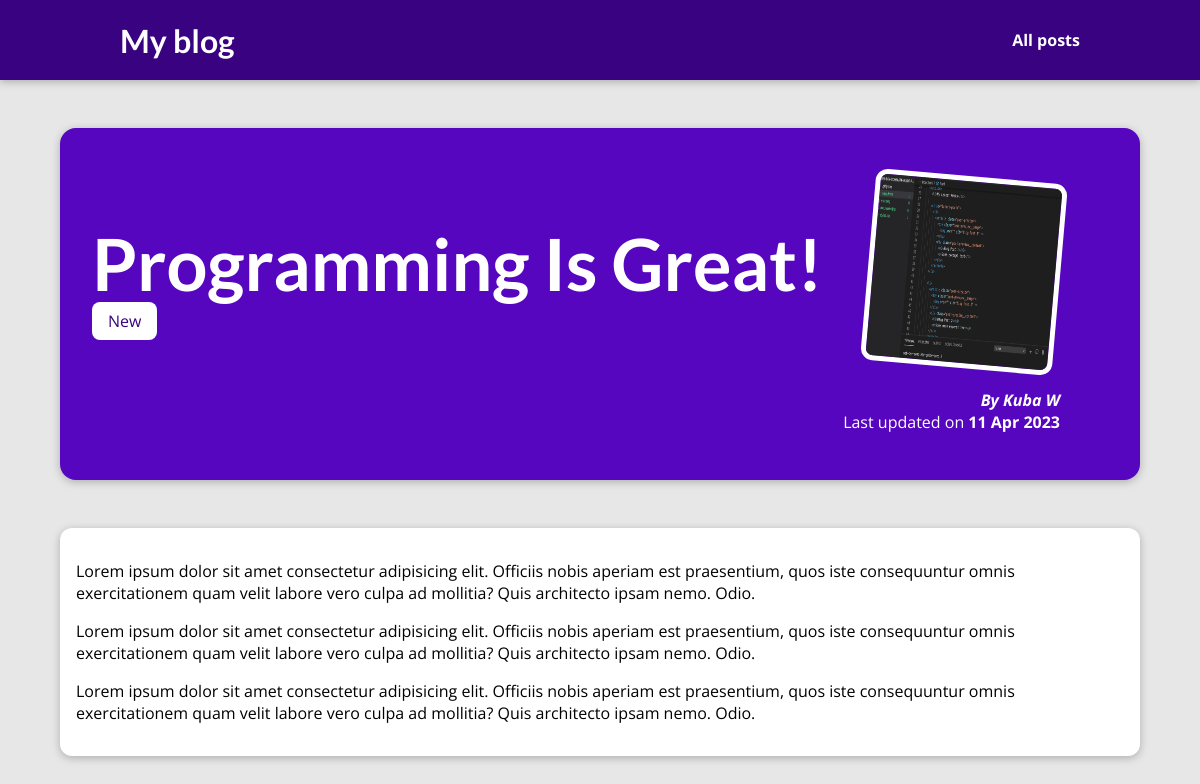
Page /posts/programming-is-fun on the committed database.
### blog/models.py (models this page shows, shortened)
class Post(models.Model):
    title = models.CharField(max_length=150)
    exert = models.CharField(max_length=200)
    image = models.ImageField(upload_to="posts", null=True)
    date = models.DateField(auto_now=True)
    slug = models.SlugField(unique=True, db_index=True)
    content = models.TextField(validators=[MinLengthValidator(10)])
    author = models.ForeignKey(Author, on_delete=models.SET_NULL, null=True, related_name="posts")
    tags = models.ManyToManyField(Tag)

class Tag(models.Model):
    caption = models.CharField(max_length=20)

class Author(models.Model):
    first_name = models.CharField(max_length=100)
    last_name = models.CharField(max_length=100)
    email_address = models.EmailField()
    def full_name(self):
        return f"{self.first_name} {self.last_name}"
    def __str__(self) -> str:
        return self.full_name()

### blog/views.py (the view)
# urls.py: path("posts/<slug:slug>", views.SinglePostView.as_view(), name="post-detail-page" ),
class SinglePostView(DeleteView):
    template_name = "blog/post-detail.html"
    model = Post
    def get_context_data(self, **kwargs):
        context = super().get_context_data(**kwargs)
        context["post_tags"] = self.object.tags.all()
        return context

### blog/templates/blog/post-detail.html (shortened to what this page needs)
{% extends 'base.html' %}
{% load static %}
{% block css_files %}
    <link rel="stylesheet" href="{% static 'blog/post-detail.css' %}">
{% endblock css_files %}
{% block content %}
    <section id="summary">
        <h2>{{post.title}}</h2>
        <div>
            {% for tag in post_tags %}
            <span class="tag">{{tag.caption}}</span>
            {% endfor %}
        </div>
        <article>
            <img src="{{ post.image.url }}" alt="{{post.title}}">
            <address>By <a href="mailto:{{ post.author.email_address }}">{{post.author}}</a></address>
            <div>
                Last updated on <time>{{post.date|date:"d M Y"}}</time>
            </div>
        </article>
    </section>
    <main>
        {{post.content|linebreaks}}
    </main>
{% endblock content %}

### static/app.css (style rules this page uses)
* { box-sizing: border-box; }
html { font-family: 'Open Sans', 'Lato', sans-serif; }
body { margin: 0; }
h1, h2, h3 { font-family: 'Lato', sans-serif; font-weight: bold; }

### blog/static/blog/post-detail.css (style rules this page uses)
body { background-color: #e7e7e7; }
#summary { margin: 8rem auto 3rem auto; padding: 2rem; width: 90%; max-width: 90rem; border-radius: 16px; background-color: #5706c0; position: relative; box-shadow: 0 2px 8px rgba(0, 0, 0, 0.25); height: 22rem; }
#summary h2 { color: white; font-size: 4.5rem; margin-bottom: 0.25rem; }
#summary article { position: absolute; top: 2rem; right: 3rem; padding: 1rem 2rem; border-radius: 12px; text-align: right; color: white; }
#summary article img { width: 12rem; height: 12rem; border-radius: 12px; transform: rotateZ(5deg); border: 5px solid white; margin-bottom: 1rem; }
#summary address { font-weight: bold; }
#summary a { color: white; text-decoration: none; }
#summary time { font-weight: bold; }
main { width: 90%; max-width: 90rem; margin: 3rem auto; background-color: white; padding: 1rem; border-radius: 12px; box-shadow: 0 2px 8px rgba(0, 0, 0, 0.25); }
.tag { background-color: white; color: #390281; padding: 0.5rem 1rem; border-radius: 8px; }

### rows in the picture
Post: title "Programming Is Great!", image (picture), author "Kuba W", date "11 Apr 2023", content "Lorem ipsum dolor sit amet consectetur adipisicing elit. Officiis nobis aperiam est praesentium, quos iste consequuntur omnis exercitationem quam velit labore vero culpa ad mollitia? Quis architecto ipsam nemo. Odio. Lorem ipsum dolor sit amet consectetur adipisicing elit. Officiis nobis aperiam est praesentium, quos iste consequuntur omnis exercitationem quam velit labore vero culpa ad mollitia? Quis architecto ipsam nemo. Odio. Lorem ipsum dolor sit amet consectetur adipisicing elit. Officiis nobis aperiam est praesentium, quos iste consequuntur omnis exercitationem quam velit labore vero culpa ad mollitia? Quis architecto ipsam nemo. Odio."
Tag: caption "New"
